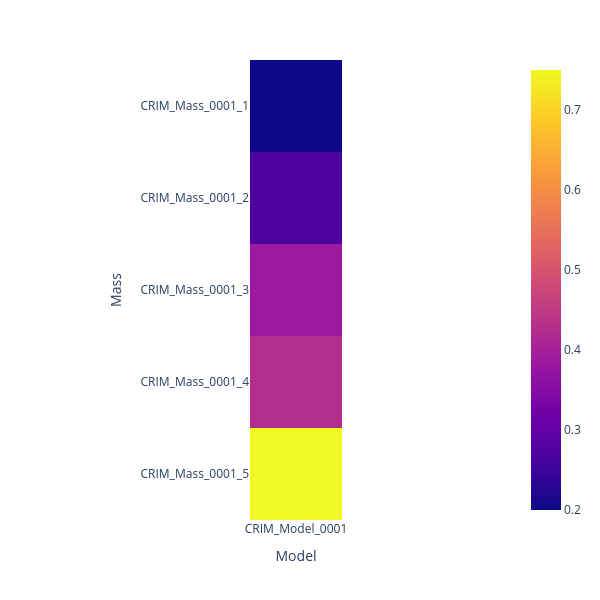

The notebook cell this image was saved under:
### Code cell
fig = px.imshow(central_portion, width=600, height=600)
fig.show()

### Figure 1 — Plotly figure (JSON) as saved in the notebook; plotly's stock layout.template omitted (floating-point values rounded to 4 significant figures)
{"data": [{"coloraxis": "coloraxis", "hovertemplate": "Model: %{x}<br>Mass: %{y}<br>color: %{z}<extra></extra>", "name": "0", "type": "heatmap", "x": ["CRIM_Model_0001"], "xaxis": "x", "y": ["CRIM_Mass_0001_1", "CRIM_Mass_0001_2", "CRIM_Mass_0001_3", "CRIM_Mass_0001_4", "CRIM_Mass_0001_5"], "yaxis": "y", "z": [[0.2], [0.2721], [0.387], [0.4268], [0.75]]}], "layout": {"coloraxis": {"colorscale": [[0, "#0d0887"], [0.1111, "#46039f"], [0.2222, "#7201a8"], [0.3333, "#9c179e"], [0.4444, "#bd3786"], [0.5556, "#d8576b"], [0.6667, "#ed7953"], [0.7778, "#fb9f3a"], [0.8889, "#fdca26"], [1, "#f0f921"]]}, "height": 600, "margin": {"t": 60}, "width": 600, "xaxis": {"anchor": "y", "autorange": true, "constrain": "domain", "domain": [0.393, 0.607], "range": [-0.5, 0.5], "scaleanchor": "y", "title": {"text": "Model"}, "type": "category"}, "yaxis": {"anchor": "x", "autorange": true, "constrain": "domain", "domain": [0, 1], "range": [4.5, -0.5], "title": {"text": "Mass"}, "type": "category"}}}
